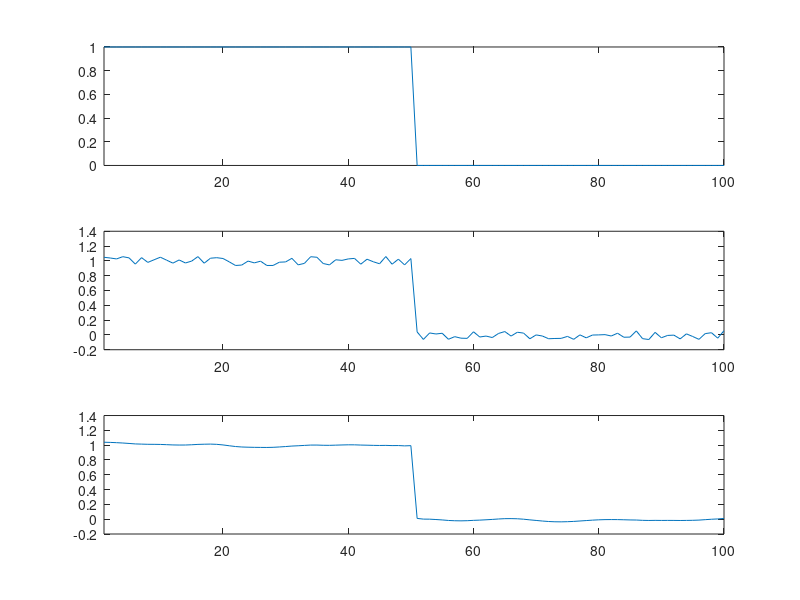

The MATLAB source for this figure:
% x[n] and some parameters

k1 = 0.1;
k2 = 5;
L = 15;

one = ones(1, 50);
zero = zeros(1, 50);

x = [one zero];
Length = length(x);
n = 1:Length;

% noise[n]

noise = (rand(1, Length) - 0.5)./8;

% y[n]

y = x + noise;

% fliter[n]

filter = y;


for i = 1 + L:Length - L
    c = 0;
    filter(i) = 0;
    for j = i - L: i + L 
        filter(i) = filter(i) + y(j) * exp(-k1 * (i - j)^2) * exp(-k2 * (y(i) - y(j))^2);
        c = c + exp(-k1 * (i - j)^2) * exp(-k2 * (y(i) - y(j))^2);
    end
    filter(i) = filter(i) / c;
end

for i = 1:L
    c = 0;
    filter(i) = 0;
    for j = 1: i + L 
        filter(i) = filter(i) + y(j) * exp(-k1 * (i - j)^2) * exp(-k2 * (y(i) - y(j))^2);
        c = c + exp(-k1 * (i - j)^2) * exp(-k2 * (y(i) - y(j))^2);
    end
    filter(i) = filter(i) / c;
end

for i = Length - L + 1:Length
    c = 0;
    filter(i) = 0;
    for j = i - L: Length
        filter(i) = filter(i) + y(j) * exp(-k1 * (i - j)^2) * exp(-k2 * (y(i) - y(j))^2);
        c = c + exp(-k1 * (i - j)^2) * exp(-k2 * (y(i) - y(j))^2);
    end
    filter(i) = filter(i) / c;
end


figure;
subplot(3,1,1);  plot(n, x);  xlim([n(1),n(end)]);
subplot(3,1,2);  plot(n, y);  xlim([n(1),n(end)]);
subplot(3,1,3);  plot(n, filter);  xlim([n(1),n(end)]);























